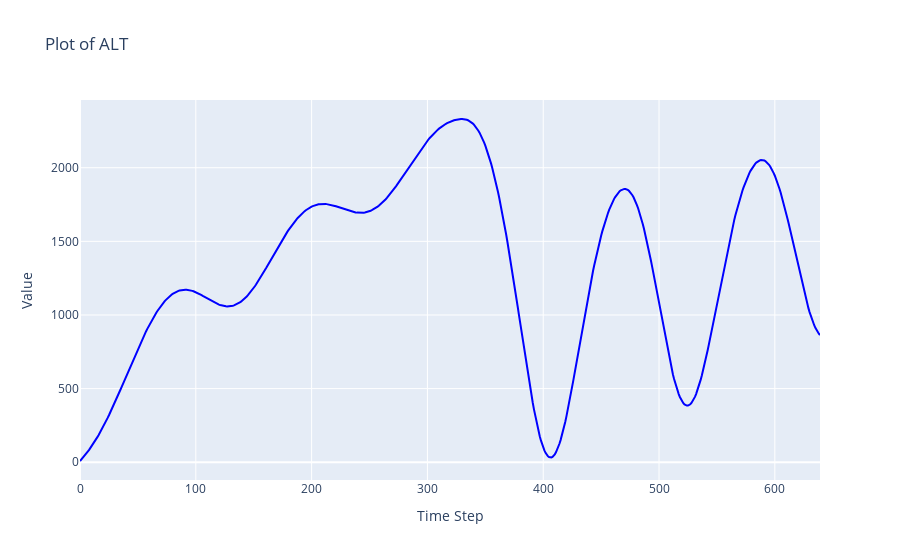
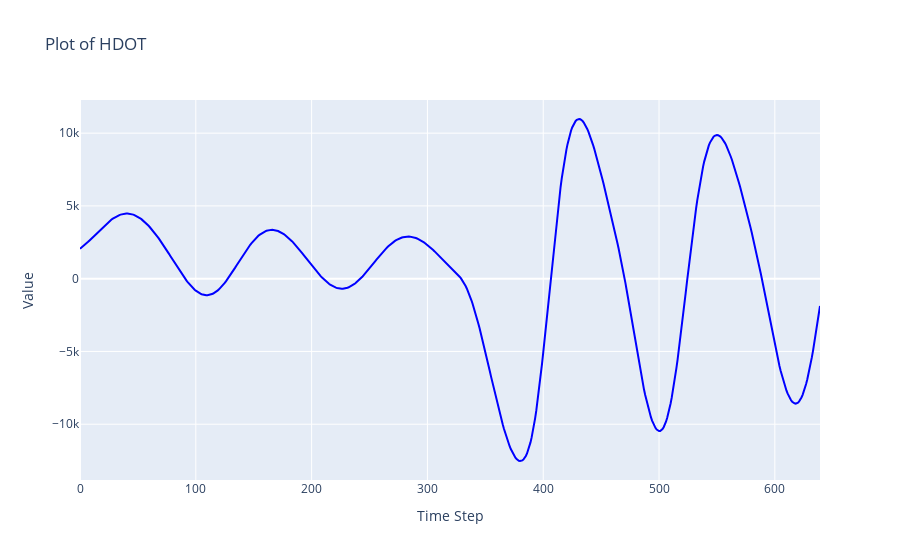
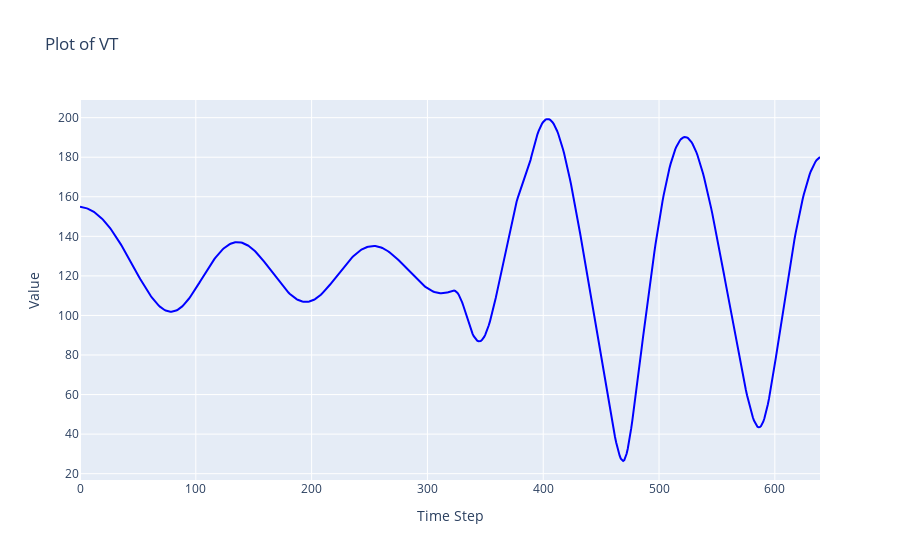
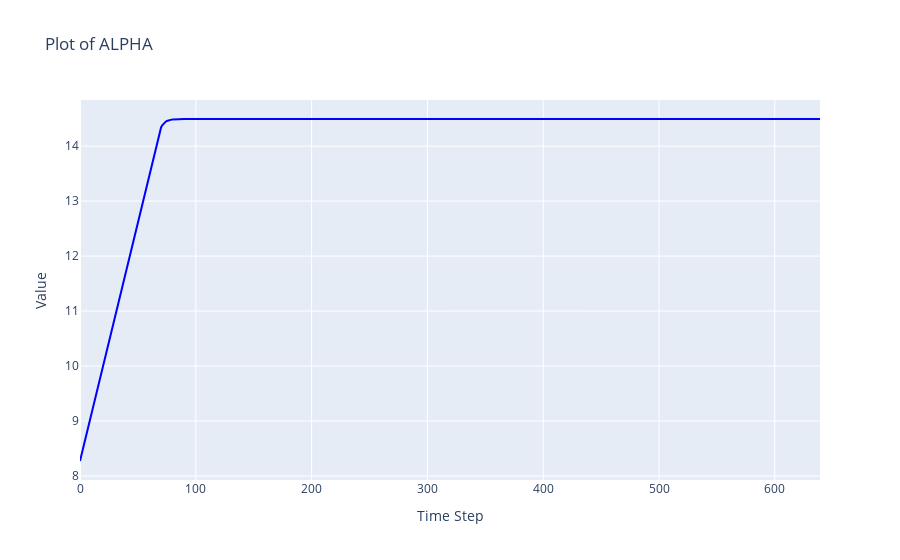

The code cell stored with these charts, in order, in its notebook:
### Code cell
# 读取原始数据
import numpy as np
import pandas as pd
import os
import plotly.graph_objects as go

# 规定数据存储位置
simu_folder_path = '../Dataset/Simulate_Data/set_1'
data_excel_path = os.path.join(simu_folder_path, 'File.xlsx')
para_info_txt_path = os.path.join(simu_folder_path, 'para_info.txt')

# 规定nasa数据集变量列表
variable_list = ['ALT', 'ALTR', "TAS", 'GS', 'AOA1', 'AOA2', 'PTCH', 'WS', "WD", 'SAT', 'TAT', 'PI', 'PT', 'GAMMA']

# 读取数据
simu_record_list = pd.read_excel(data_excel_path).values[:, 0]
simu_array = np.array([list(filter(None, record.split(' '))) for record in simu_record_list]).astype('float32')
print(simu_array.shape)

with open(para_info_txt_path, 'r') as f:
    simu_variable_list = f.readline().strip().split(', ')
print(simu_variable_list)

# 按照nasa变量列表顺序组织仿真数据
nasa_simu_order_dict = {0: 1, 1: 2, 2: 3, 4: 4, 13: 5, 6: 6}
simu_variable_list_ordered = [simu_variable_list[nasa_simu_order_dict[idx]] if idx in nasa_simu_order_dict.keys() else 'None' for idx in range(len(variable_list))]
simu_array_ordered = np.array([simu_array[:, nasa_simu_order_dict[idx]] if idx in nasa_simu_order_dict.keys() else [None for _ in range(simu_array.shape[0])] for idx in range(len(variable_list))]).T
print(simu_variable_list_ordered)
print(simu_array_ordered.shape)

# 交互式可视化
for idx in range(len(variable_list)):
    if simu_variable_list_ordered[idx] != 'None':
        fig = go.Figure()
        # fig.add_trace(go.Scatter(y=test_X_origin[:decay_steps+pred_steps, idx], mode='lines', name = 'GT', line = dict(color='blue')))
        fig.add_trace(go.Scatter(y=simu_array_ordered[:, idx], mode='lines', line = dict(color='blue')))
        fig.update_layout(
            title=f'Plot of {simu_variable_list_ordered[idx]}',
            xaxis_title='Time Step',
            yaxis_title='Value'
        )
        fig.show()

### Figure 1 — Plotly figure (JSON) as saved in the notebook; plotly's stock layout.template omitted (floating-point values rounded to 4 significant figures; data arrays with more than 128 entries replaced by an {"elided": "..."} marker saying what was removed)
{"data": [{"line": {"color": "blue"}, "mode": "lines", "type": "scatter", "y": {"elided": "640 float values"}}], "layout": {"title": {"text": "Plot of ALT"}, "xaxis": {"title": {"text": "Time Step"}}, "yaxis": {"title": {"text": "Value"}}}}

### Figure 2 — Plotly figure (JSON) as saved in the notebook; plotly's stock layout.template omitted (floating-point values rounded to 4 significant figures; data arrays with more than 128 entries replaced by an {"elided": "..."} marker saying what was removed)
{"data": [{"line": {"color": "blue"}, "mode": "lines", "type": "scatter", "y": {"elided": "640 float values"}}], "layout": {"title": {"text": "Plot of HDOT"}, "xaxis": {"title": {"text": "Time Step"}}, "yaxis": {"title": {"text": "Value"}}}}

### Figure 3 — Plotly figure (JSON) as saved in the notebook; plotly's stock layout.template omitted (floating-point values rounded to 4 significant figures; data arrays with more than 128 entries replaced by an {"elided": "..."} marker saying what was removed)
{"data": [{"line": {"color": "blue"}, "mode": "lines", "type": "scatter", "y": {"elided": "640 float values"}}], "layout": {"title": {"text": "Plot of VT"}, "xaxis": {"title": {"text": "Time Step"}}, "yaxis": {"title": {"text": "Value"}}}}

### Figure 4 — Plotly figure (JSON) as saved in the notebook; plotly's stock layout.template omitted (floating-point values rounded to 4 significant figures; data arrays with more than 128 entries replaced by an {"elided": "..."} marker saying what was removed)
{"data": [{"line": {"color": "blue"}, "mode": "lines", "type": "scatter", "y": {"elided": "640 float values"}}], "layout": {"title": {"text": "Plot of ALPHA"}, "xaxis": {"title": {"text": "Time Step"}}, "yaxis": {"title": {"text": "Value"}}}}
